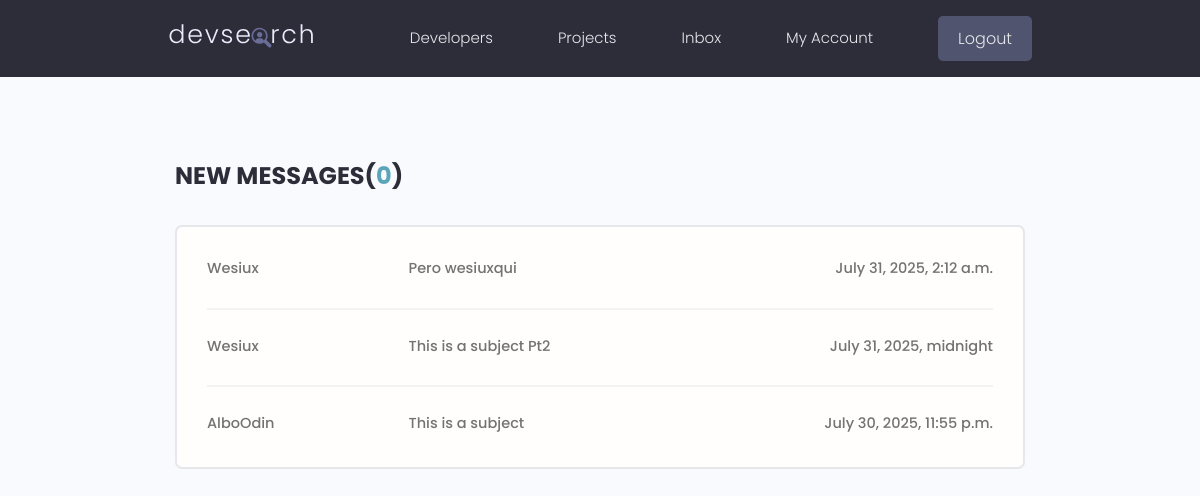
The app's page /inbox/ (signed in), older data.
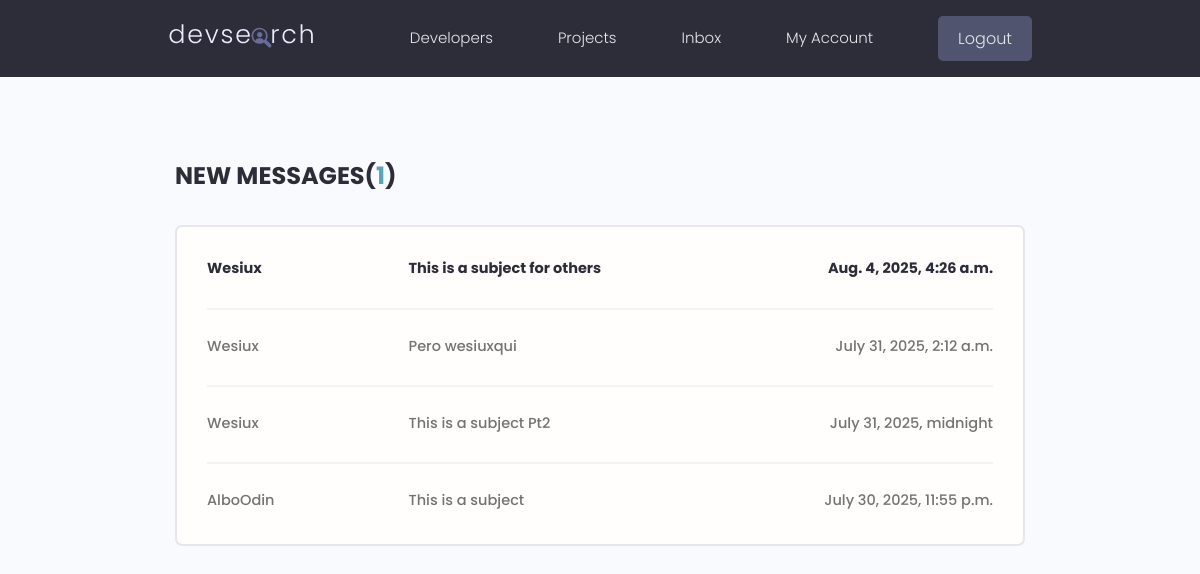
The same page, newer data.
### users/models.py (models this page shows, shortened)
class Message(models.Model):
    sender = models.ForeignKey(Profile, on_delete=models.SET_NULL, null=True, blank=True)
    recipient = models.ForeignKey(Profile, on_delete=models.SET_NULL, null=True, blank=True, related_name="messages")
    name = models.CharField(max_length=150, null=True, blank=True)
    email = models.EmailField(max_length=254, null=True, blank=True)
    subject = models.CharField(max_length=200, null=True, blank=True)
    body = models.TextField()
    is_read = models.BooleanField(default=False, null=True, blank=True)
    created = models.DateTimeField(auto_now_add=True)
    id = models.UUIDField(default=uuid.uuid4, unique=True,
                            primary_key=True, editable=False)
    class Meta:
        ordering = ['is_read', '-created']

### users/views.py (the view)
# urls.py: path('inbox/', views.inbox, name="inbox"),
@login_required(login_url='login')
def inbox(request):
    profile = request.user.profile
    messageRequest = profile.messages.all()
    count = messageRequest.filter(is_read=False).count()
    context = {'messageRequest': messageRequest, 'count': count}
    return render(request, 'users/inbox.html', context)

### users/templates/users/inbox.html
{% extends "main.html" %}
{% block content %}
<main class="inbox my-xl">
  <div class="content-box">
    <h3 class="inbox__title">New Messages(<span>{{ count }}</span>)</h3>
    <ul class="messages">
      {% for messageIn in messageRequest %}
      {% if messageIn.is_read %}
      <li class="message">
      {% else %}
      <li class="message message--unread">
      {% endif %}
        <a href="{% url "message" messageIn.id %}">
          <span class="message__author">{{ messageIn.name }}</span>
          <span class="message__subject">{{ messageIn.subject }}</span>
          <span class="message__date">{{ messageIn.created }}</span>
        </a>
      </li>
      {% endfor %}
    </ul>
  </div>
</main>
{% endblock content %}

Row changes from the older to the newer data that the page shows:
added Message: name "Wesiux", subject "This is a subject for others", created "Aug. 4, 2025, 4:26 a.m."
Text that changed along with them:
{{ count }}: "0" → "1"
